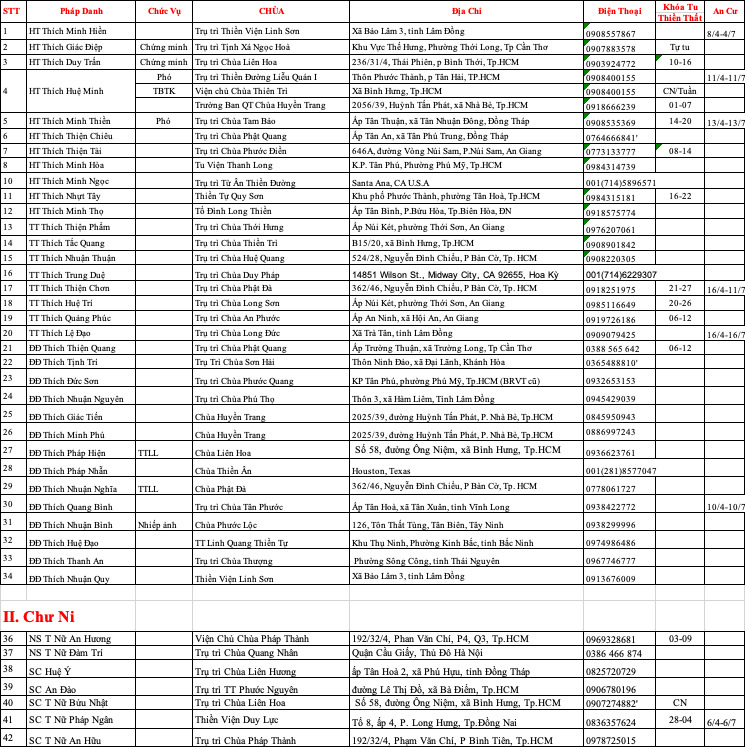
#> input picture data/centers/source-sheet-2.png, 745 x 747 px
$ python -i pdf_normalize_scan_v2.py   (imports and definitions only)
#> lines starting #> are read from the running program, lines starting #| are printed output that depends on the picture; after the words box and inside, x2 and y2 are one past the last pixel; in counts of white or black regions, pixels touching at a corner belong together
"""
Normalize scanned book PDFs to upright, de-skewed, uniformly framed pages.

Goal: make each page "front-facing" like digital PDFs (e.g. quyen 19/20).

Strategy per page:
1) Render page to RGB raster.
2) Bake rotation (deskew) by estimating a small skew angle from text lines.
3) Detect content bounding box on the deskewed raster.
4) Crop using a *fixed* target width/height (calibrated from a sample),
   then place into a uniform white canvas.

This reduces:
- left/right jitter caused by different crop extents
- remaining slight slant within a page
"""

from __future__ import annotations

import argparse
import io
from pathlib import Path
from statistics import median

import fitz
import numpy as np
from PIL import Image
from tqdm import tqdm

BASE_DIR = Path(__file__).resolve().parent


def render_page_rgb(page: fitz.Page, zoom: float) -> np.ndarray:
    pix = page.get_pixmap(matrix=fitz.Matrix(zoom, zoom), alpha=False)
    return np.array(Image.frombytes("RGB", (pix.width, pix.height), pix.samples))


def otsu_threshold(gray: np.ndarray) -> float:
    """Compute Otsu threshold (returns threshold in [0,255])."""
    g = gray.astype(np.uint8)
    hist = np.bincount(g.ravel(), minlength=256).astype(np.float64)
    total = hist.sum()
    if total <= 0:
        return 127.0
    prob = hist / total
    omega = np.cumsum(prob)
    mu = np.cumsum(prob * np.arange(256))
    mu_t = mu[-1]

    sigma_b2 = (mu_t * omega - mu) ** 2 / (omega * (1 - omega) + 1e-12)
    k = int(np.argmax(sigma_b2))
    return float(k)


def estimate_deskew_angle(
    gray: np.ndarray,
    *,
    max_angle: float = 7.0,
    step: float = 0.25,
    downsample_max_width: int = 520,
) -> float:
    """
    Estimate small skew angle (degrees, counter-clockwise).
    Works without OpenCV by scoring "horizontality" of text lines.
    """
    h, w = gray.shape[:2]
    if h < 50 or w < 50:
        return 0.0

    # Downsample for speed while preserving aspect.
    scale = min(1.0, downsample_max_width / float(w))
    if scale < 1.0:
        new_w = max(50, int(w * scale))
        new_h = max(50, int(h * scale))
        gray_small = np.array(Image.fromarray(gray).resize((new_w, new_h), resample=Image.Resampling.BILINEAR))
    else:
        gray_small = gray

    # Binary mask: dark pixels.
    t = otsu_threshold(gray_small)
    # If threshold too high/low, clamp to keep mask meaningful.
    t = float(np.clip(t, 60.0, 220.0))
    mask = gray_small < t

    # Focus score on the middle band to reduce influence of headers/footers.
    mh = mask.shape[0]
    y0 = int(mh * 0.15)
    y1 = int(mh * 0.85)
    xm = mask.shape[1]
    x0 = int(xm * 0.08)
    x1 = int(xm * 0.92)
    mask_roi = mask[y0:y1, x0:x1]

    # Convert to PIL so rotation uses a good resampler.
    img = Image.fromarray((mask_roi.astype(np.uint8) * 255))

    angles = np.arange(-max_angle, max_angle + 1e-9, step, dtype=np.float64)
    best_angle = 0.0
    best_score = -1.0

    # Precompute for faster scoring.
    for a in angles:
        rot = img.rotate(
            float(a),
            expand=False,
            resample=Image.Resampling.NEAREST,
            fillcolor=255,
        )
        rot_mask = np.array(rot) < 128
        # Row projection: count dark pixels per row.
        proj = rot_mask.sum(axis=1).astype(np.float64)
        # Smooth projection to suppress noise.
        if proj.size >= 7:
            kernel = np.ones(5, dtype=np.float64) / 5.0
            proj = np.convolve(proj, kernel, mode="same")
        score = float(proj.var())
        if score > best_score:
            best_score = score
            best_angle = float(a)

    # If score is weak, don't rotate.
    if abs(best_angle) < 0.15:
        return 0.0
    return best_angle


# [44 lines left out: functions content_bbox, crop_center_fixed, not called in this run]


def deskew_rgb(rgb: np.ndarray) -> tuple[np.ndarray, float]:
    gray = rgb.mean(axis=2).astype(np.uint8)
    angle = estimate_deskew_angle(gray)
    if abs(angle) < 0.01:
        return rgb, 0.0
    out = np.array(
        Image.fromarray(rgb).rotate(
            angle,
            expand=False,
            resample=Image.Resampling.BICUBIC,
            fillcolor=(255, 255, 255),
        )
    )
    return out, angle


# [125 lines left out: functions calibrate_targets, normalize_pdf, main, not called in this run]


# [2 lines not run here, left out]

>>> import cv2
>>> picture = cv2.imread('data/centers/source-sheet-2.png')
#> picture is the input picture: shape (747, 745, 3); mean B, G, R 222.2, 222.3, 222.7
>>> result = deskew_rgb(picture)
#> in estimate_deskew_angle, `gray_small = np.array(Image.fromarray(gray).resize((new_w, new_h), res..`:
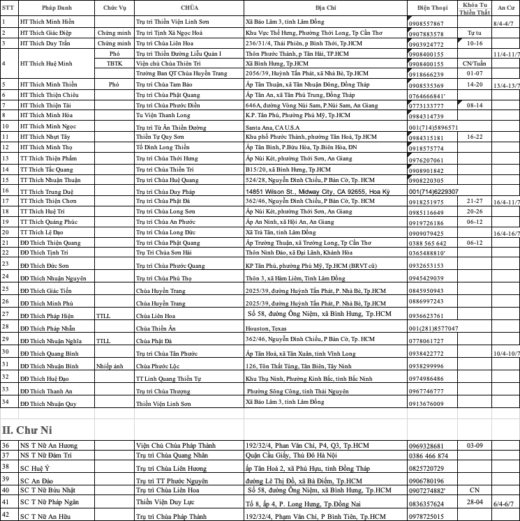
#> gray_small: shape (521, 520); min 16, max 255, mean 222.8
#> in otsu_threshold, `hist = np.bincount(g.ravel(), minlength=256).astype(np.float64)`: hist = 256 values, max 150704 at index 255, min 0 at index 0, mean 1058.3
#> in otsu_threshold, `total = hist.sum()`: total = 270920
#> in otsu_threshold, `prob = hist / total`: prob = 256 values, max 0.556 at index 255, min 0 at index 0, mean 0.00391
#> in otsu_threshold, `omega = np.cumsum(prob)`: omega = 256 values from 0 to 1
#> in otsu_threshold, `mu = np.cumsum(prob * np.arange(256))`: mu = 256 values from 0 to 222.8
#> in otsu_threshold, `mu_t = mu[-1]`: mu_t = 222.8
#> in otsu_threshold, `sigma_b2 = (mu_t * omega - mu) ** 2 / (omega * (1 - omega) + 1e-12)`: sigma_b2 = 256 values, max 2152.4 at index 194, min 0 at index 0, mean 1092.4
#> in otsu_threshold, `k = int(np.argmax(sigma_b2))`: k = 194
#> in estimate_deskew_angle, `mask = gray_small < t`:
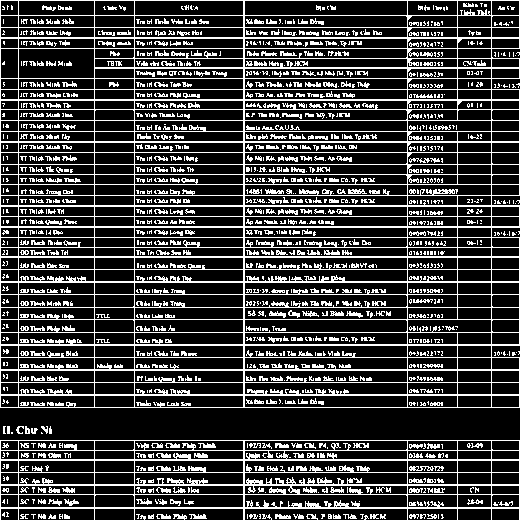
#> mask: shape (521, 520) bool; 24.1% white in thin lines or dots
#> in estimate_deskew_angle, `mask_roi = mask[y0:y1, x0:x1]`:
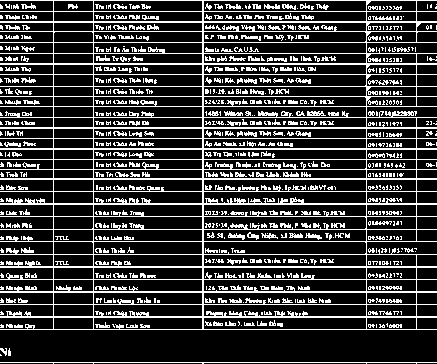
#> mask_roi: shape (364, 437) bool; 23.2% white in thin lines or dots
#> in estimate_deskew_angle, `img = Image.fromarray((mask_roi.astype(np.uint8) * 255))`: img: PIL image 437x364 L; 23.2% white in thin lines or dots
#> the loop in estimate_deskew_angle, `for a in angles:` made 57 passes
#> (score, best_score) on passes 1, 23, 24, 25, 26, 27, 28, 29: (1447.1, 1447.1), (1483.2, 1483.2), (1600.5, 1600.5), (1820.1, 1820.1), (2165.6, 2165.6), (2494.2, 2494.2), (2962.9, 2962.9), (3450.3, 3450.3)
#> score on passes 2 to 7: 1440.9, 1424.9, 1410.3, 1398.5, 1375.8, 1366.7
#> pass 1, in estimate_deskew_angle, `rot = img.rotate( float(a), expand=False, resample=Image.Resampling.NE..`:
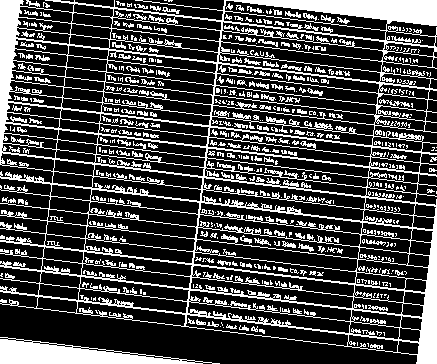
#> rot: PIL image 437x364 L; 27.7% white; 501 white regions (311 under 20 px), largest, box (x1, y1, x2, y2) and area: (0, 0, 437, 364) 32493, (0, 337, 220, 364) 2864, (379, 99, 410, 107) 85
#> pass 2, in estimate_deskew_angle, `rot = img.rotate( float(a), expand=False, resample=Image.Resampling.NE..`:
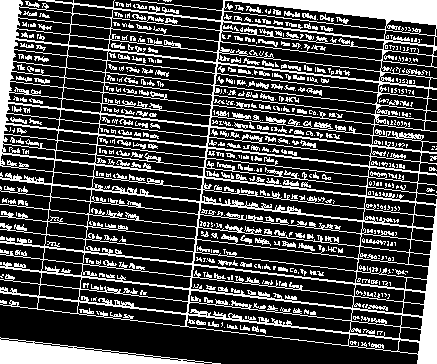
#> rot: PIL image 437x364 L; 27.5% white; 543 white regions (335 under 20 px), largest, box (x1, y1, x2, y2) and area: (0, 0, 437, 364) 31647, (0, 337, 221, 364) 2781, (232, 112, 251, 119) 65
#> after the loop in estimate_deskew_angle, `for a in angles:`: best_angle = 0; best_score = 3450.3; kernel = [0.2, 0.2, 0.2, 0.2, 0.2]
#> in deskew_rgb, `angle = estimate_deskew_angle(gray)`: angle = 0
